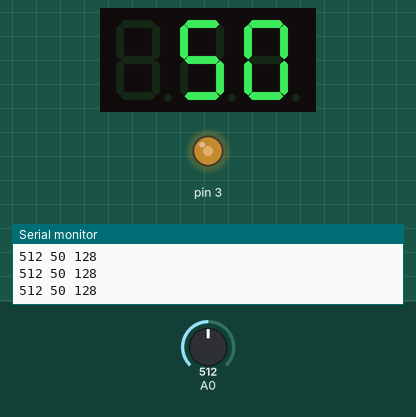
Recording of a sketch running on a simulated Arduino Uno, built with avr-gcc and run on an emulated ATmega328P. On the bench: 3-digit seven-segment display, output pins drawn as LEDs (lit = HIGH), the last lines printed to the serial monitor. Wiring (inferred from the names in the program): 3-digit 7-segment display, segments lit when LOW: segments pin 4, pin 5, pin 6, pin 7, pin 8, pin 9, pin 10; digit selects pin 11, pin 12, pin 13. Inputs (shaded band) come from the test bench; at power-on: A0 = 512. The segment pins are drawn as the display they are named for; pins used as bus, display or sensor lines are not drawn.

Above: at 1.2 s.
1.3 s: A0 set to 417
At 2.3 s:
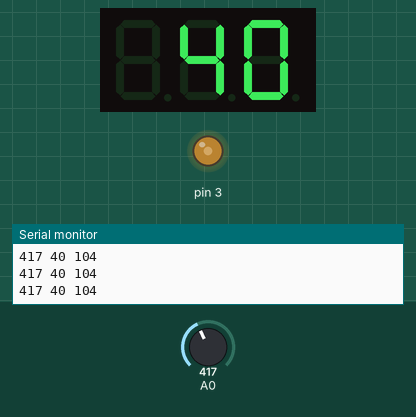
2.8 s: A0 set to 389
At 3.4 s:
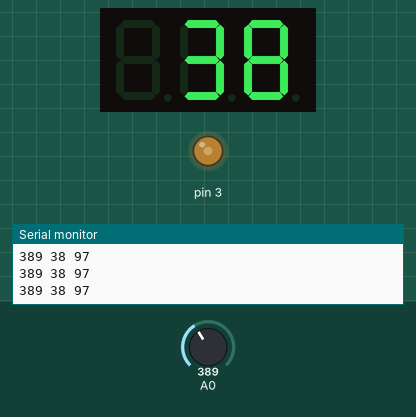
4.3 s: A0 set to 110
At 5.5 s:
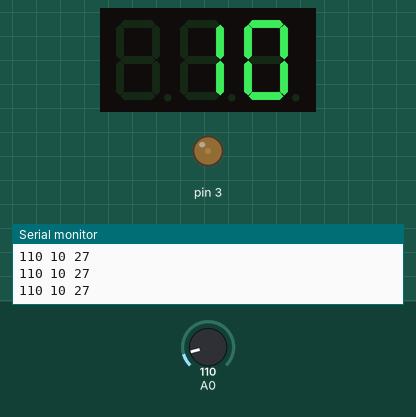
5.8 s: A0 set to 95
At 6.4 s:
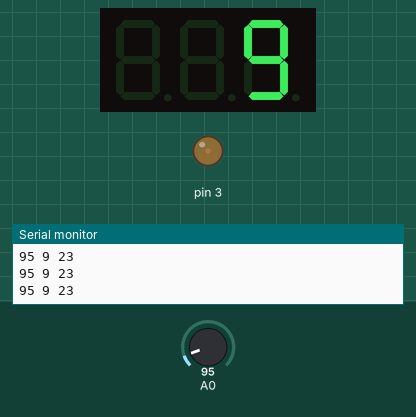
7.3 s: A0 set to 716
At 8.5 s:
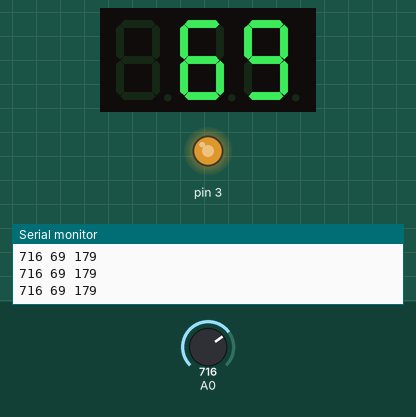
8.8 s: A0 set to 900
At 9.2 s:
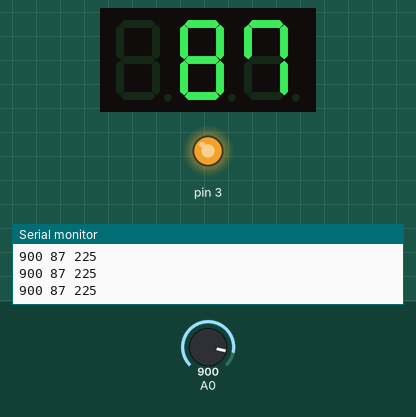
Timing chart, 0 to 11.3 s (numbered marks = the images above; inputs shaded):
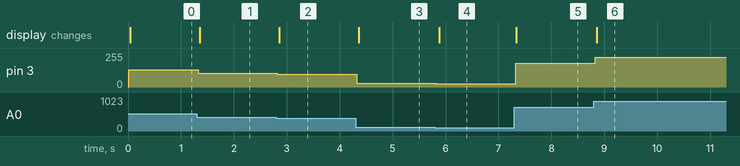

Measured:
- after the input at 1.3 s, pin 3: 128/255 → 104/255 at once; the display: changes after 0.06 s (image 1)
- after the input at 2.8 s, pin 3: 104/255 → 97/255 at once; the display: changes after 0.06 s (image 2)
- after the input at 4.3 s, pin 3: 97/255 → 27/255 at once; the display: changes after 0.06 s (image 3)
- after the input at 5.8 s, pin 3: 27/255 → 23/255 at once; the display: changes after 0.08 s (image 4)
- after the input at 7.3 s, pin 3: 23/255 → 179/255 at once; the display: changes at once (image 5)
- after the input at 8.8 s, pin 3: 179/255 → 225/255 at once; the display: changes after 0.06 s (image 6)

The sketch:

fan_control_with_3digit_7FND.ino
```cpp
int segment[7]={4,5,6,7,8,9,10};
int digit[3]={11,12,13};
// 0: ON, 1: OFF
int num[10][7] = {
  {0,0,0,0,0,0,1},
  {1,0,0,1,1,1,1},
  {0,0,1,0,0,1,0},
  {0,0,0,0,1,1,0},
  {1,0,0,1,1,0,0},
  {0,1,0,0,1,0,0},
  {0,1,0,0,0,0,0},
  {0,0,0,1,1,0,1},
  {0,0,0,0,0,0,0},
  {0,0,0,0,1,0,0}
};

int dispDelay=8;

void setSegment(int N) {
  int D3 = N/100; // 100의 자리수
  int D2 = N/10 - 10*D3; // 10의 자리수
  int D1 = N%10; // 1의 자리수

/*  Serial.print(D3);
  Serial.print(" ");
  Serial.print(D2);
  Serial.print(" ");
  Serial.println(D1);
*/

// 1의 자리
  digitalWrite(digit[0], LOW);
  digitalWrite(digit[1], LOW);
  digitalWrite(digit[2], HIGH);
  for (int s=0;s<7;s++) {
    digitalWrite(segment[s], num[D1][s]);
  }
  delay(dispDelay);
// 10의 자리
  if ( N >= 10) {
    digitalWrite(digit[0], LOW);
    digitalWrite(digit[1], HIGH);
    digitalWrite(digit[2], LOW);
    for (int s=0;s<7;s++) {
      digitalWrite(segment[s], num[D2][s]);
    }
    delay(dispDelay);
  }

// 100의 자리
  if ( N >= 100) {
    digitalWrite(digit[0], HIGH);
    digitalWrite(digit[1], LOW);
    digitalWrite(digit[2], LOW);
    for (int s=0;s<7;s++) {
      digitalWrite(segment[s], num[D3][s]);
    }
    delay(dispDelay);
  }
}

void setup() {
  Serial.begin(9600);
  for ( int i = 0; i<7; i++ ) {
    pinMode(segment[i], OUTPUT);
    if ( i < 3 ) {
      pinMode(digit[i], OUTPUT);
    }
  }
  pinMode(A0, INPUT);
  pinMode(3, OUTPUT);
}

void loop() {
//  Serial.println(analogRead(A0));
  unsigned long A=analogRead(A0);
  unsigned long DUTY = A * 100 /1023;
  setSegment(DUTY);
  unsigned long PWM = A/4;
  analogWrite(3, PWM);
  Serial.print(A);
  Serial.print(" ");
  Serial.print(DUTY);
  Serial.print(" ");
  Serial.print(PWM);
  Serial.println(" ");
}
```
